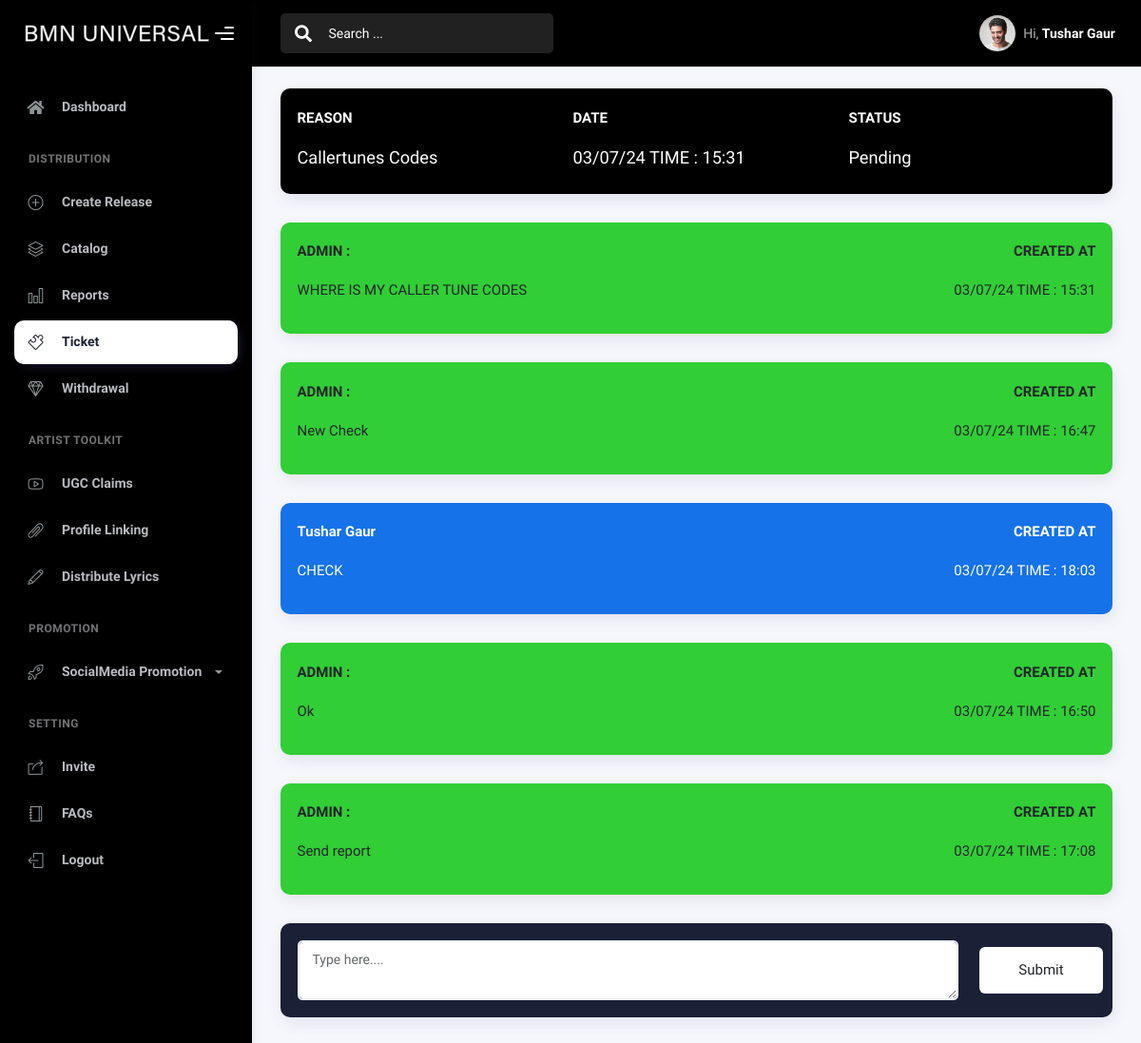
/cms/ticket/2 (signed in), run on the app's committed database.
### app/models.py (models this page shows, shortened)
class User(db.Model, UserMixin):
    id = db.Column(db.Integer, primary_key=True)
    name = db.Column(db.String(200), nullable=False)
    email = db.Column(db.String(250), unique=True, nullable=False)
    password = db.Column(db.String(250), nullable=False)
    phone = db.Column(db.String(20), nullable=True)
    revenue = db.Column(db.String(20), default='0')
    is_admin = db.Column(db.Boolean, default=False)
    image_file = db.Column(db.String(20), nullable=False, default='/static/img/profile.jpg')
    artists = relationship('Artist', backref='user_artist', lazy='dynamic')
    albums = relationship('Album', backref='user_album', lazy=True)

class Ticket(db.Model):
    id = db.Column(db.Integer, primary_key=True)
    user_id = db.Column(db.Integer, ForeignKey('user.id'), nullable=False)
    reason = db.Column(db.String(250), nullable=False)
    created_on = db.Column(db.DateTime, nullable=False, default=datetime.utcnow)
    status = db.Column(db.String(250), default='Pending')
    messages = relationship('Message', backref='ticket_message', lazy=True)

class Message(db.Model):
    id = db.Column(db.Integer, primary_key=True)
    author_id = db.Column(db.Integer, ForeignKey('user.id'), nullable=False)
    ticket_id = db.Column(db.Integer, ForeignKey('ticket.id'), nullable=False)
    message = db.Column(db.String(250), nullable=False)
    attachment = db.Column(db.String(250), nullable=True)
    created_on = db.Column(db.DateTime, nullable=False, default=datetime.utcnow)

### app/views/cms.py (the view, shortened to what this page needs)
@cms.route("/ticket/<int:ticket_id>", methods=['GET','POST'])
@login_required
def ticket(ticket_id):
    user = current_user
    user_id= user.id
    name = session.get('name')
    email = session.get('email')
    revenue = session.get('revenue')
    ticket = Ticket.query.filter_by(id=ticket_id).first()
    messages = Message.query.filter_by(ticket_id=ticket_id).all()
    return render_template('cms/ticket.html', user_id=user_id,name=name, email=email, revenue=revenue,messages=messages, ticket=ticket, nav_id="ticket")

### app/models.py (called while the page is built)
@login_manager.user_loader
def load_user(user_id):
    return User.query.get(int(user_id))

### app/views/main.py (called while the page is built)
@main.app_template_filter('format_datetime')
def format_datetime(value, format="%d/%m/%y TIME : %H:%M "):
    return value.strftime(format)

### app/templates/cms/ticket.html (shortened to what this page needs)
{% extends "base_cms.html" %} {% block title %} Tickets {% endblock title %} {%
    block content %}
    <div class="row">
        <div class="col-md-12">
            <div class="card text-white" style="background-color: rgb(0, 0, 0);">
                <div class="card-body">
                <div class="row">
                    <div class="col-md-4">
                        <p class="text-start"><strong>REASON</strong></p>
                        <h5 class="text-start">{{ticket.reason}}</h5>
                    </div>
                    <div class="col-md-4">
                        <p class="text-start"><strong>DATE</strong></p>
                        <h5 class="text-start">{{ticket.created_on|format_datetime}}</h5>
                    </div>
                    <div class="col-md-4">
                        <p class="text-start"><strong>STATUS</strong></p>
                        <h5 class="text-start">{{ticket.status}}</h5>
                    </div>
                </div>
            </div>
        </div>
        </div>
        {% for message in messages  %}
        {% if message.author_id == user_id %}
        <div class="col-md-12">
            <div class="card bg-primary text-white">
                <div class="card-body">
                <div class="row">
                    <div class="col-md-8">
                        <p class="text-start text-Uppercase"><strong>{{ name }}</strong></p>
                        <p class="text-start">{{message.message}}</p>
                    </div>
                    <div class="col-md-4">
                        <p class="text-end"><strong>CREATED AT</strong></p>
                        <P class="text-end">{{message.created_on|format_datetime}}</P>
                    </div>
                </div>
            </div>
        </div>
        </div>
        {% else %}
        <div class="col-md-12">
            <div class="card bg-success text-dark">
                <div class="card-body">
                <div class="row">
                    <div class="col-md-8">
                        <p class="text-start text-Uppercase"><strong>ADMIN :</strong></p>
                        <p class="text-start">{{message.message}}</p>
                    </div>
                    <div class="col-md-4">
                        <p class="text-end"><strong>CREATED AT</strong></p>
                        <P class="text-end">{{message.created_on|format_datetime}}</P>
                    </div>
                </div>
            </div>
        </div>
        </div>
        {% endif %}
        {% endfor %}
    </div>
        <div class="col-md-12">
            <div class="card bg-black text-white">
                <div class="card-body">
                <form action="/cms/ticket/{{ticket.id}}" method="POST">
                    <div class="row">
                        <div class="col-md-10">
                            <textarea name="message" id="message" class="form-control" rows="2"placeholder="Type here...." required></textarea>
                        </div>
                        <div class="col-md-2 p-2">
                            <button type="submit" class="btn btn-lg btn-light text-dark w-100">Submit</button>
                        </div>
                    </div>
                </form>
            </div>
        </div>
        </div>
    {% endblock %}

### app/templates/base_cms.html (shortened to what this page needs)
<!DOCTYPE html>
<html lang="en">
<head>
    <link rel="stylesheet" href="/static/cms/assets/css/bootstrap.min.css" />
    <link rel="stylesheet" href="/static/cms/assets/css/plugins.min.css" />
    <link rel="stylesheet" href="/static/cms/assets/css/kaiadmin.min.css" />
</head>
<body>
    <div class="wrapper">
        <div class="sidebar sidebar-style-2" data-background-color="dark">
            <div class="sidebar-logo">
                <div class="logo-header" data-background-color="dark">
                    <a href="index.html" class="logo">
                        <img src="/static/assets/img/brands/logo2.png?h=7c8584bbd09e83b05eaccc49ffc7a591" alt="navbar brand" class="navbar-brand"
                            height="20" />
                    </a>
                    <div class="nav-toggle">
                        <button class="btn btn-toggle toggle-sidebar">
                            <i class="gg-menu-right"></i>
                        </button>
                    </div>
                </div>
            </div>
            <div class="sidebar-wrapper scrollbar scrollbar-inner">
                <div class="sidebar-content">
                    <ul class="nav nav-secondary">
                        <li class="nav-item" id="dashboard">
                            <a href="/cms/" >
                                <i class="fas fa-home"></i>
                                <p>Dashboard</p>
                            </a>
                        </li>
                        <li class="nav-section">
                            <h4 class="text-section">DISTRIBUTION</h4>
                        </li>
                        <li class="nav-item" id="release">
                            <a href="/cms/create-release" class="collapsed" aria-expanded="false">
                                <i class="icon-plus"></i>
                                <p>Create Release</p>
                            </a>
                        </li>
                        <li class="nav-item" id="catalog">
                            <a href="/cms/catalog" class="collapsed" aria-expanded="false">
                                <i class="icon-layers"></i>
                                <p>Catalog</p>
                            </a>
                        </li>
                        <li class="nav-item" id="reports">
                            <a href="/cms/reports" class="collapsed" aria-expanded="false">
                                <i class="icon-chart"></i>
                                <p>Reports</p>
                            </a>
                        </li>
                        <li class="nav-item" id="ticket">
                            <a href="/cms/ticket" class="collapsed" aria-expanded="false">
                                <i class="icon-puzzle"></i>
                                <p>Ticket</p>
                            </a>
                        </li>
                        <li class="nav-item" id="withdrawal">
                            <a href="/cms/withdrawal" class="collapsed" aria-expanded="false">
                                <i class="icon-diamond"></i>
                                <p>Withdrawal</p>
                            </a>
                        </li>
                        <li class="nav-section">
                            <h4 class="text-section">ARTIST TOOLKIT</h4>
                        </li>
                        <li class="nav-item" id="ugc-claims">
                            <a href="/cms/ugc-claims">
                                <i class="icon-social-youtube"></i>
                                <p>UGC Claims</p>
                            </a>
                        </li>
                        <li class="nav-item" id="profile-linking">
                            <a href="/cms/profile-linking">
                                <i class="icon-paper-clip"></i>
                                <p>Profile Linking</p>
                            </a>
                        </li>
                        <li class="nav-item" id="distribute-lyrics">
                            <a href="/cms/distributelyrics">
                                <i class="icon-pencil"></i>
                                <p>Distribute Lyrics</p>
                            </a>
                        </li>
                        <li class="nav-section">
                            <h4 class="text-section">PROMOTION</h4>
                        </li>
                        <li class="nav-item" id="promotion-link">
                            <a data-bs-toggle="collapse" href="#submenupromo">
                                <i class="icon-rocket"></i>
                                <p>SocialMedia Promotion</p>
                                <span class="caret"></span>
                            </a>
                        </li>
                        <li class="nav-section">
                            <h4 class="text-section">SETTING</h4>
                        </li>
                        <li class="nav-item" id="invite">
                            <a href="/cms/invite" class="collapsed" aria-expanded="false">
                                <i class="icon-share-alt"></i>
                                <p>Invite</p>
                            </a>
                        </li>
                        <li class="nav-item">
                            <a href="/faqs" class="collapsed" aria-expanded="false">
                                <i class="icon-notebook"></i>
                                <p>FAQs</p>
                            </a>
                        </li>
                        <li class="nav-item">
                            <a href="/logout" class="collapsed" aria-expanded="false">
                                <i class="icon-logout"></i>
                                <p>Logout</p>
                            </a>
                        </li>
                    </ul>
                </div>
            </div>
        </div>
        <div class="main-panel">
            <div class="main-header">
                <nav class="navbar navbar-header navbar-header-dark  navbar-expand-lg border-bottom" data-background-color="dark">
                    <div class="container-fluid">
                        <nav class="navbar navbar-header-left navbar-expand-lg navbar-form nav-search p-0 d-none d-lg-flex">
                            <div class="input-group">
                                <div class="input-group-prepend">
                                    <button type="submit" class="btn btn-search pe-1">
                                        <i class="fa fa-search search-icon"></i>
                                    </button>
                                </div>
                                <input type="text" placeholder="Search ..." class="form-control">
                            </div>
                        </nav>
                        <ul class="navbar-nav topbar-nav ms-md-auto align-items-center text-white">
                            <li class="nav-item topbar-user dropdown hidden-caret">
                                <a class="dropdown-toggle profile-pic" data-bs-toggle="dropdown" href="#" aria-expanded="false">
                                    <div class="avatar-sm">
                                        <img src="/static/assets/img/profile.jpg" alt="..." class="avatar-img rounded-circle">
                                    </div>
                                    <span class="profile-username">
                                        <span class="op-7">Hi,</span>
                                        <span class="fw-bold">{{ name }}</span>
                                    </span>
                                </a>
                            </li>
                        </ul>
                    </div>
                </nav>
            </div>
            <div class="container">
                <div class="page-inner">
                    {% block content %}
                    {% endblock content %}
                </div>
            </div>
        </div>
    </div>
    <link href="https://assets.calendly.com/assets/external/widget.css" rel="stylesheet">
</body>
</html>

### data on the page
User: name "Tushar Gaur"
Ticket: reason "Callertunes Codes", created_on "03/07/24 TIME : 15:31", status "Pending"
Message: message "WHERE IS MY CALLER TUNE CODES", created_on "03/07/24 TIME : 15:31"
Message: message "New Check", created_on "03/07/24 TIME : 16:47"
Message: name "Tushar Gaur", message "CHECK", created_on "03/07/24 TIME : 18:03"
Message: message "Ok", created_on "03/07/24 TIME : 16:50"
Message: message "Send report", created_on "03/07/24 TIME : 17:08"
